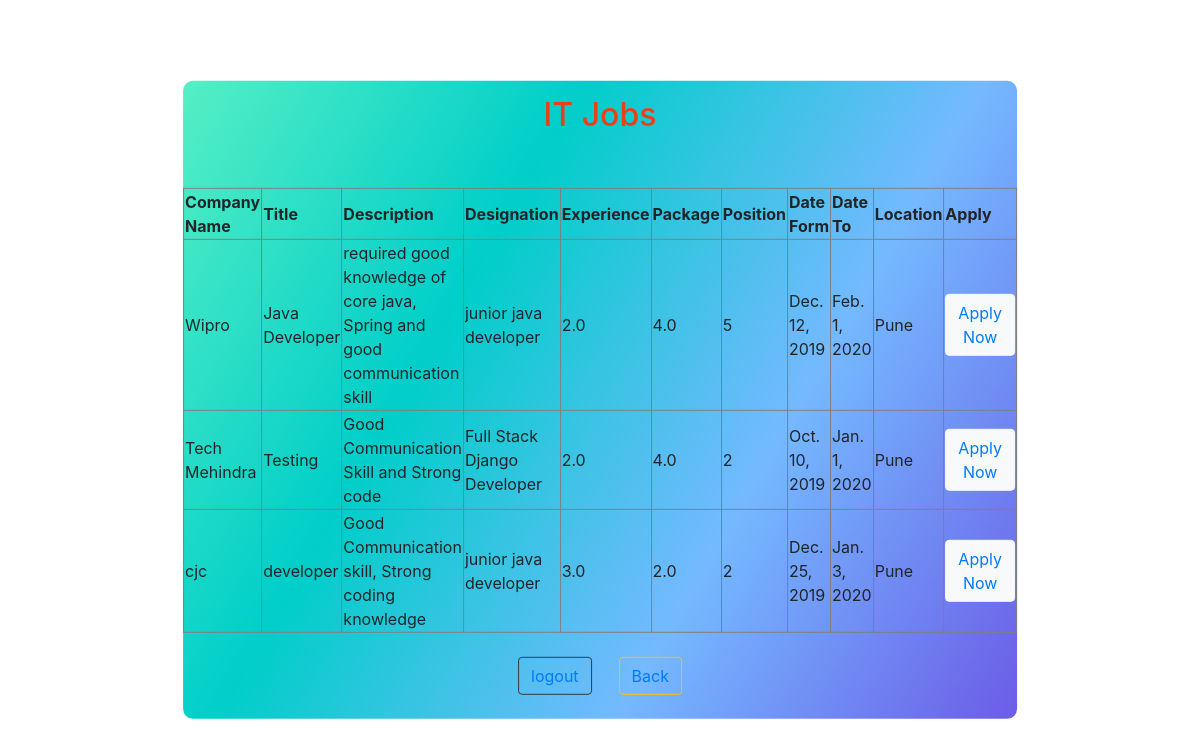
Before: /userapp/it_show/ (signed in) with the older database file.
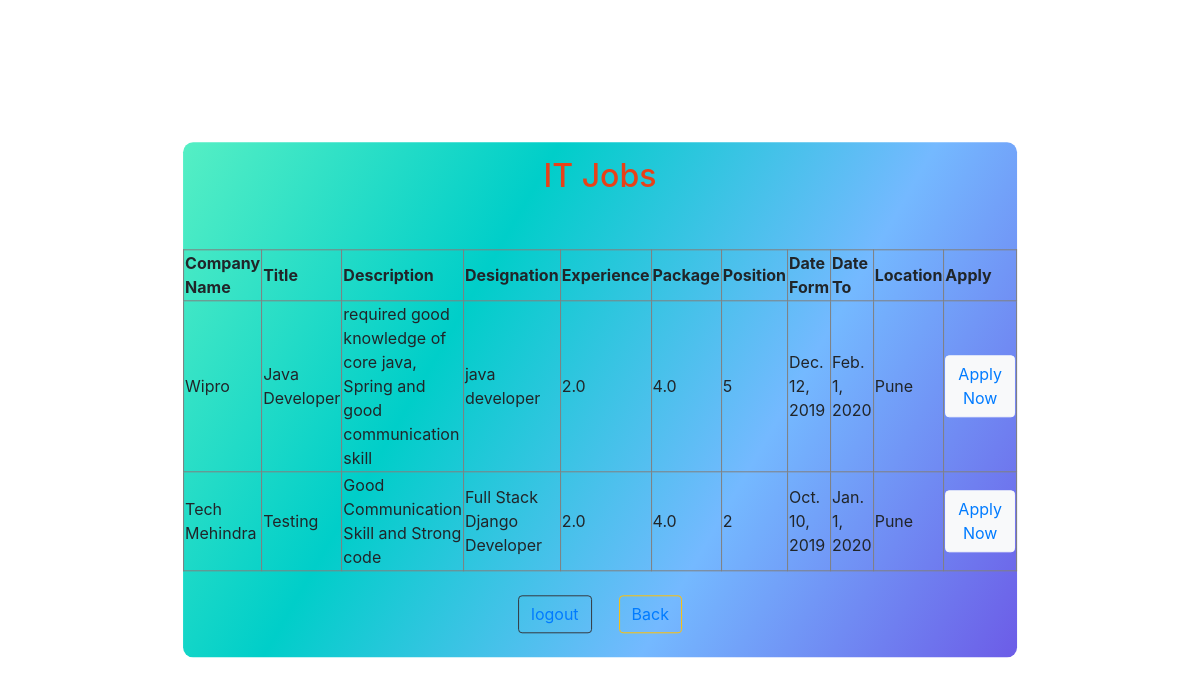
After: the same page with the newer database file.
### FirstApp/models.py (models this page shows, shortened)
class ITJobs(models.Model):
    job_company = models.CharField(max_length=30)
    job_title = models.CharField(max_length=30)
    job_description = models.TextField()
    job_designation = models.CharField(max_length=30)
    job_experience = models.FloatField()
    job_package = models.FloatField()
    job_position = models.IntegerField()
    job_date_from = models.DateField()
    job_date_to = models.DateField()
    job_location = models.ForeignKey(Address, on_delete=models.CASCADE)
    user = models.ManyToManyField(User)

class Address(models.Model):
    city = models.CharField(max_length=30)
    def __str__(self):
        return self.city

### UserApp/decorators.py (the view)
    def wrap(request,*args,**kwargs):
        if request.session.get('user'):
            return function(request,*args,**kwargs)
        else:
            return redirect('/userapp/user_login')

### UserApp/views.py (called while the page is built)
@user_login_required
def it_show(request,*args,**kwargs):
    obj = ITJobs.objects.all()
    return render(request, 'UserApp/it_show.html', {'obj': obj})

### UserApp/templates/UserApp/it_show.html (shortened to what this page needs)
{% load static %}
<!DOCTYPE html>
<html lang="en">
  <head>
    <link rel="stylesheet" href="{% static "css/show.css"%}">
    <link
      rel="stylesheet"
      href="https://stackpath.bootstrapcdn.com/bootstrap/4.4.1/css/bootstrap.min.css"
    />
  </head>
  <body>
    <div class="tbl">
      <h2 align="center">IT Jobs</h2>
      <br />
      <table align="center" border="1">
        <thead>
          <th>Company Name</th>
          <th>Title</th>
          <th>Description</th>
          <th>Designation</th>
          <th>Experience</th>
          <th>Package</th>
          <th>Position</th>
          <th>Date Form</th>
          <th>Date To</th>
          <th>Location</th>
          <th>Apply</th>
        </thead>
        {% for x in obj%}
        <tr>
          <td>{{x.job_company}}</td>
          <td>{{x.job_title}}</td>
          <td>{{x.job_description}}</td>
          <td>{{x.job_designation}}</td>
          <td>{{x.job_experience}}</td>
          <td>{{x.job_package}}</td>
          <td>{{x.job_position}}</td>
          <td>{{x.job_date_from}}</td>
          <td>{{x.job_date_to}}</td>
          <td>{{x.job_location}}</td>
          <td>
            <button class="btn btn-light" type="submit">
              <a href="/userapp/it_apply/{{x.id}}/">Apply Now</a>
            </button>
          </td>
        </tr>
        {% endfor %}
      </table>
      <br />
      <div align="center" class="">
        <button class="btn btn-outline-dark" type="submit">
          <a href="/logout/">logout</a>
        </button>
        <button class="btn btn-outline-warning" type="submit">
          <a href="/userapp/user_dashboard/">Back</a>
        </button>
      </div>
      <br />
    </div>
  </body>
</html>

Changed rows visible on the page:
removed ITJobs: job_company "cjc", job_title "developer", job_description "Good Communication skill, Strong coding knowledge", job_designation "junior java developer", job_experience "3.0", job_package "2.0", job_position "2", job_date_from "Dec. 25, 2019", job_date_to "Jan. 3, 2020", job_location "Pune"
changed ITJobs "Wipro": job_designation "junior java developer" → "java developer"
